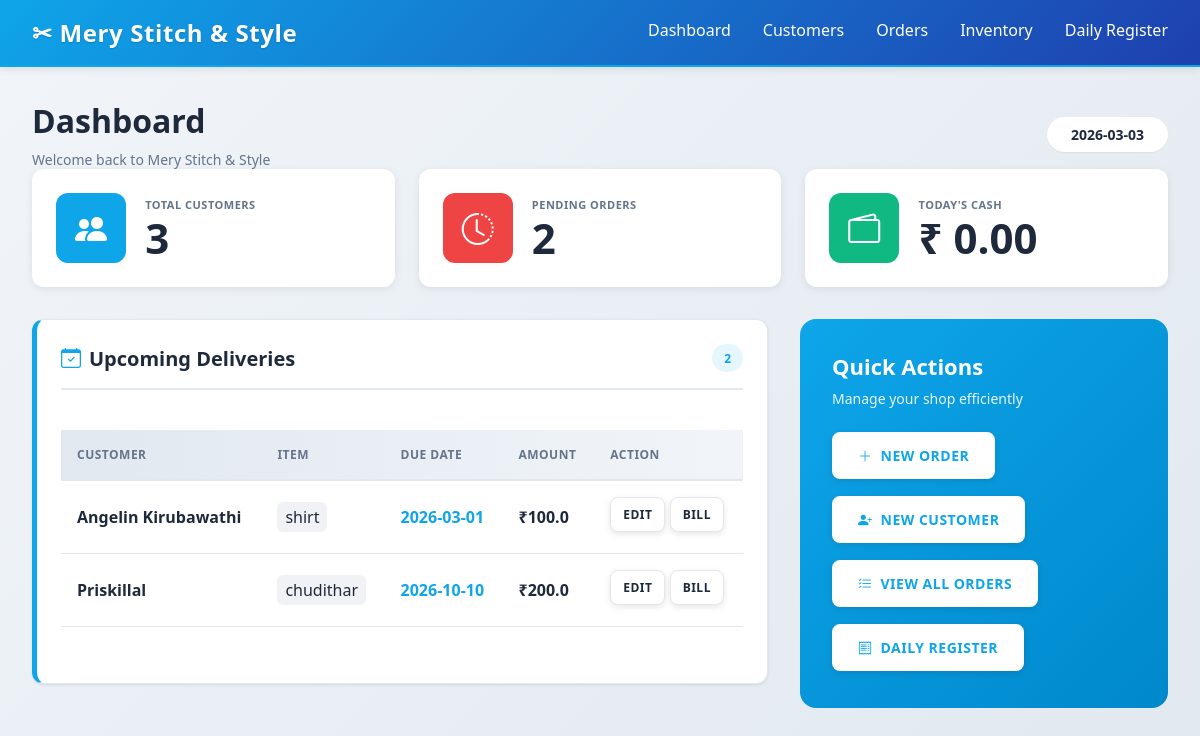
The page / on the database its author committed.
### tables this page shows
CREATE TABLE orders (id INTEGER PRIMARY KEY, customer_id INTEGER, garment_type TEXT, status TEXT, price REAL, paid_amount REAL, due_date DATE, measurements TEXT, created_at TIMESTAMP DEFAULT CURRENT_TIMESTAMP);

CREATE TABLE customers (id INTEGER PRIMARY KEY, name TEXT, phone TEXT, address TEXT, created_at TIMESTAMP DEFAULT CURRENT_TIMESTAMP);

### app.py (the view)
@app.route("/")
def dashboard():
    db = None
    try:
        db = get_db()
        cur = db.cursor()
        execute_query(cur, "SELECT COUNT(*) as count FROM customers")
        c_count = fetchone_dict(cur)['count']
        execute_query(cur, "SELECT COUNT(*) as count FROM orders WHERE status != 'Delivered'")
        o_count = fetchone_dict(cur)['count']
        execute_query(cur, "SELECT SUM(price) as sum FROM orders WHERE status='Delivered'")
        res = fetchone_dict(cur)
        revenue = res['sum'] if res and res['sum'] else 0
        execute_query(cur, """SELECT o.*, c.name, c.phone FROM orders o
                       JOIN customers c ON o.customer_id = c.id
                       ORDER BY o.due_date ASC LIMIT 5""")
        recent = fetchall_dict(cur)
        return render_template("index.html",
                              stats={'c': c_count, 'o': o_count, 'r': revenue},
                              orders=recent,
                              today=datetime.today().strftime('%Y-%m-%d'))
    except Exception as e:
        print(f"[ERROR in dashboard] {e}")
        import traceback
        traceback.print_exc()
        abort(503, description=f"Error: {str(e)}")
    finally:
        if db:
            db.close()

### app.py (called while the page is built)
def execute_query(cur, sql, params=None):
    if params:
        cur.execute(convert_sql(sql), params)
    else:
        cur.execute(sql)
    return cur

def fetchone_dict(cur):
    row = cur.fetchone()
    if row is None:
        return None
    if USE_SQLITE:
        return dict(row)
    return row

def fetchall_dict(cur):
    rows = cur.fetchall()
    if USE_SQLITE:
        return [dict(row) for row in rows]
    return rows

def get_db():
    try:
        if USE_SQLITE:
            conn = sqlite3.connect(DB_PATH)
            conn.row_factory = sqlite3.Row
            return conn
        else:
            conn = psycopg.connect(DATABASE_URL, row_factory=dict_row, connect_timeout=5)
            return conn
    except Exception as e:
        print(f"[ERROR] Database Error: {e}")  # Debug output
        app.logger.exception("Failed to connect to the database")
        abort(503, description=f"Database connection failed: {str(e)}")

### templates/index.html (shortened to what this page needs)
{% extends "layout.html" %}
{% block content %}
<div class="d-flex justify-content-between align-items-center mb-5">
    <div>
        <h2 class="fw-bold" style="font-size:32px; margin-bottom:0.5rem;">Dashboard</h2>
        <p style="color:var(--muted); font-size:14px; margin:0;">Welcome back to Mery Stitch & Style</p>
    </div>
    <span class="bg-white px-4 py-2 rounded-pill shadow-sm fw-bold" style="font-size:14px;">{{ today }}</span>
</div>
<div style="display:grid; grid-template-columns:repeat(3, 1fr); gap:1.5rem; margin-bottom:2rem;">
    <div class="stat-card" style="display:flex; align-items:center; gap:1.2rem; border:none; padding:1.5rem; background:white;">
        <div style="background:#0EA5E9; color:white; width:70px; height:70px; border-radius:12px; display:flex; align-items:center; justify-content:center; font-size:32px; flex-shrink:0;">
            <i class="bi bi-people-fill"></i>
        </div>
        <div style="flex:1;">
            <small style="color:var(--muted); font-weight:700; text-transform:uppercase; letter-spacing:0.5px; font-size:11px; display:block;">Total Customers</small>
            <h3 style="font-size:42px; font-weight:800; color:var(--dark); margin:0.3rem 0 0 0; line-height:1;">{{ stats.c }}</h3>
        </div>
    </div>
    <div class="stat-card" style="display:flex; align-items:center; gap:1.2rem; border:none; padding:1.5rem; background:white;">
        <div style="background:#ef4444; color:white; width:70px; height:70px; border-radius:12px; display:flex; align-items:center; justify-content:center; font-size:32px; flex-shrink:0;">
            <i class="bi bi-clock-history"></i>
        </div>
        <div style="flex:1;">
            <small style="color:var(--muted); font-weight:700; text-transform:uppercase; letter-spacing:0.5px; font-size:11px; display:block;">Pending Orders</small>
            <h3 style="font-size:42px; font-weight:800; color:var(--dark); margin:0.3rem 0 0 0; line-height:1;">{{ stats.o }}</h3>
        </div>
    </div>
    <div class="stat-card" style="display:flex; align-items:center; gap:1.2rem; border:none; padding:1.5rem; background:white;">
        <div style="background:#10b981; color:white; width:70px; height:70px; border-radius:12px; display:flex; align-items:center; justify-content:center; font-size:32px; flex-shrink:0;">
            <i class="bi bi-wallet2"></i>
        </div>
        <div style="flex:1;">
            <small style="color:var(--muted); font-weight:700; text-transform:uppercase; letter-spacing:0.5px; font-size:11px; display:block;">Today's Cash</small>
            <h3 style="font-size:42px; font-weight:800; color:var(--dark); margin:0.3rem 0 0 0; line-height:1;">₹ {{ "{:,.2f}".format(stats.r) }}</h3>
        </div>
    </div>
</div>
<div style="display:grid; grid-template-columns:2fr 1fr; gap:2rem; margin-top:2rem;">
    <div class="card">
        <div style="display:flex; align-items:center; justify-content:space-between; margin-bottom:1.5rem; padding-bottom:1rem; border-bottom:2px solid #E2E8F0;">
            <h4 style="margin:0; font-size:20px; color:var(--dark);"><i class="bi bi-calendar-check" style="margin-right:0.5rem; color:var(--primary);"></i>Upcoming Deliveries</h4>
            <span style="background:rgba(14,165,233,0.1); color:var(--primary); padding:0.35rem 0.75rem; border-radius:20px; font-size:12px; font-weight:700;">{{ orders|length }}</span>
        </div>
        {% if orders %}
        <div class="table-responsive">
            <table>
                <thead><tr><th>Customer</th><th>Item</th><th>Due Date</th><th>Amount</th><th>Action</th></tr></thead>
                <tbody>
                    {% for o in orders %}
                    <tr>
                        <td><strong>{{ o.name }}</strong></td>
                        <td><span style="background:#f0f2f5; padding:4px 8px; border-radius:6px;">{{ o.garment_type }}</span></td>
                        <td><span style="color:var(--primary); font-weight:600;">{{ o.due_date }}</span></td>
                        <td class="fw-bold">₹{{ o.price }}</td>
                        <td>
                            <a href="/order/{{ o.id }}/edit" class="btn btn-sm btn-light" style="text-decoration:none;">Edit</a>
                            <a href="/order/{{ o.id }}/bill" class="btn btn-sm btn-light" style="text-decoration:none;">Bill</a>
                        </td>
                    </tr>
                    {% endfor %}
                </tbody>
            </table>
        </div>
        {% endif %}
    </div>
    <div style="background:linear-gradient(135deg, #0EA5E9 0%, #0088CC 100%); border-radius:16px; padding:2rem; color:white; height:fit-content;">
        <h3 style="margin:0 0 0.5rem 0; font-size:22px; font-weight:800; color:white;">Quick Actions</h3>
        <p style="margin:0 0 1.5rem 0; color:rgba(255,255,255,0.9); font-size:14px;">Manage your shop efficiently</p>
        <a href="/order/new" class="btn btn-white w-100" style="margin-bottom:0.75rem;"><i class="bi bi-plus-lg me-2"></i>New Order</a>
        <a href="/customers/new" class="btn btn-white w-100" style="margin-bottom:0.75rem;"><i class="bi bi-person-plus-fill me-2"></i>New Customer</a>
        <a href="/orders" class="btn btn-white w-100" style="margin-bottom:0.75rem;"><i class="bi bi-list-check me-2"></i>View All Orders</a>
        <a href="/receipt" class="btn btn-white w-100"><i class="bi bi-receipt me-2"></i>Daily Register</a>
    </div>
</div>
{% endblock %}

### rows shown on the page
orders: name "Angelin Kirubawathi", garment_type "shirt", due_date "2026-03-01", price "100.0"
orders: name "Priskillal", garment_type "chudithar", due_date "2026-10-10", price "200.0"

### other values the page prints
{{ stats.c }} "3"
{{ stats.o }} "2"
{{ "{:,.2f}".format(stats.r) }} "0.00"
{{ orders|length }} "2"
